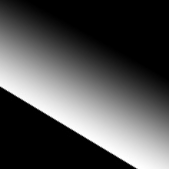
%> input picture Digital_Image_Processing/report/04/rotate45.png, 169 x 169 px
$ octave my_fft2.m   (GNU Octave 9; MATLAB toolbox functions it lacks are replaced by stand-ins)
%> lines starting %> are read from the running program, lines starting %| are printed output that depends on the picture
% reference: https://blog.csdn.net/jiugedexiaodi/article/details/79705308


img = imread('C:\Users\Asus-\Desktop\数字图像\report\04\rotate45.png');
%> img is the input picture: size 169x169x3 uint8; min 0, max 255, mean 77.4
img = rgb2gray(img);
%> img: size 169x169 uint8

% 将图像的数据格式转换为double型的，此时图像的数值范围由原来的[0,255]，
% 变成了[0,1],其实不进行转换的话，也可以进行傅里叶变换，
% 只是傅里叶变换后的图像会有所不同
img=im2double(img);
%> img: size 169x169 double

% size(img)

F = fft2(img);
F = fftshift(F);
F = abs(F);
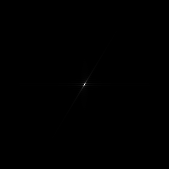
%> F: size 169x169 double; min 0.00524, max 8667, mean 6.8; drawn with min black and max white

% 傅里叶变换后模值差异非常大，低频直流远远大于高频
% 不加这一句变换后的结果只能看到中间有一个亮点
T = log(1+F);
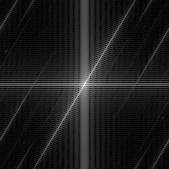
%> T: size 169x169 double; min 0.00523, max 9.07, mean 1.05; drawn with min black and max white
figure(1)
subplot(1, 2, 1)
imshow(img)
subplot(1, 2, 2)
% 后面的[]，表示对图像做了一个类似于归一化的操作，
% 防止傅里叶变换后模值差异太大
imshow(T, [])

$ run again, with Digital_Image_Processing/report/04/img_freq.png copied over Digital_Image_Processing/report/04/rotate45.png
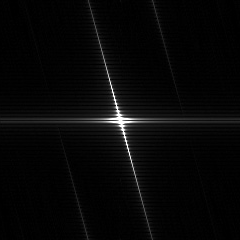
%> input picture Digital_Image_Processing/report/04/img_freq.png, 240 x 240 px
%> img is the input picture: size 240x240x3 uint8; min 0, max 255, mean 7.2
%> `T = log(1+F);`:
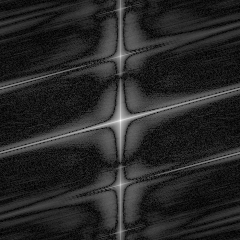
%> T: size 240x240 double; min 0.00762, max 7.39, mean 1.15; drawn with min black and max white

$ run again, with Digital_Image_Processing/report/04/img_space.png copied over Digital_Image_Processing/report/04/rotate45.png
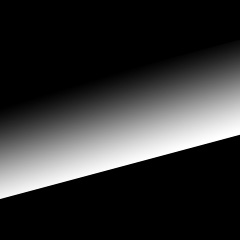
%> input picture Digital_Image_Processing/report/04/img_space.png, 240 x 240 px
%> img is the input picture: size 240x240x3 uint8; min 0, max 255, mean 50.2
%> `T = log(1+F);`:
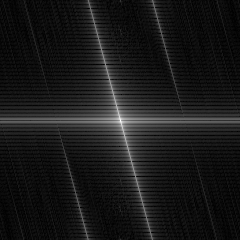
%> T: size 240x240 double; min 0.00291, max 9.34, mean 0.938; drawn with min black and max white

$ run again, with Digital_Image_Processing/report/04/org_img.png copied over Digital_Image_Processing/report/04/rotate45.png
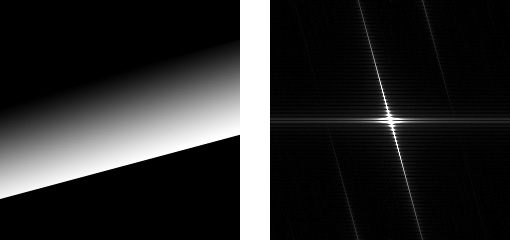
%> input picture Digital_Image_Processing/report/04/org_img.png, 510 x 240 px
%> img is the input picture: size 240x510x3 uint8; min 0, max 255, mean 42
%> `T = log(1+F);`:
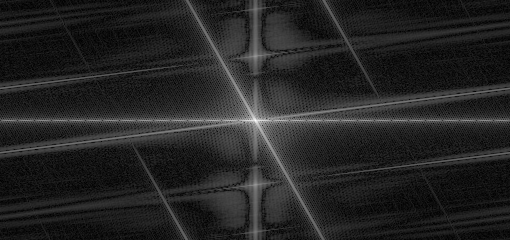
%> T: size 240x510 double; min 0.00793, max 9.91, mean 1.43; drawn with min black and max white
